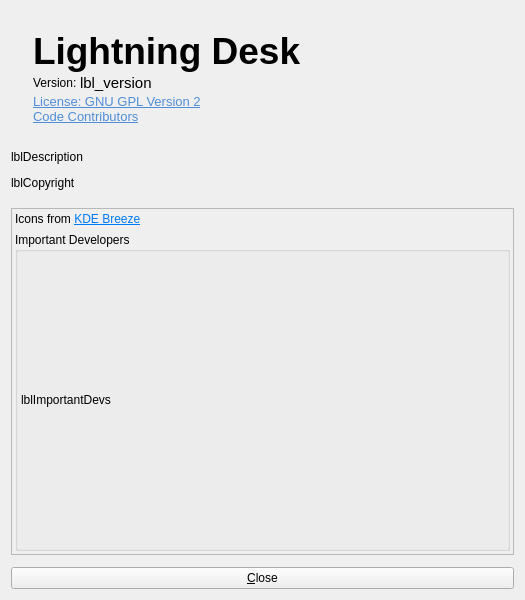
<?xml version="1.0" encoding="UTF-8"?>
<ui version="4.0">
 <class>AboutDialog</class>
 <widget class="QDialog" name="AboutDialog">
  <property name="windowModality">
   <enum>Qt::WindowModality::ApplicationModal</enum>
  </property>
  <property name="geometry">
   <rect>
    <x>0</x>
    <y>0</y>
    <width>525</width>
    <height>600</height>
   </rect>
  </property>
  <property name="sizePolicy">
   <sizepolicy hsizetype="Preferred" vsizetype="Preferred">
    <horstretch>0</horstretch>
    <verstretch>0</verstretch>
   </sizepolicy>
  </property>
  <property name="windowTitle">
   <string>About Lightning Desk</string>
  </property>
  <property name="windowIcon">
   <iconset theme="help-about"/>
  </property>
  <property name="modal">
   <bool>true</bool>
  </property>
  <layout class="QVBoxLayout" name="verticalLayout">
   <property name="spacing">
    <number>12</number>
   </property>
   <item>
    <widget class="QWidget" name="frameLogo" native="true">
     <property name="sizePolicy">
      <sizepolicy hsizetype="Preferred" vsizetype="Fixed">
       <horstretch>0</horstretch>
       <verstretch>0</verstretch>
      </sizepolicy>
     </property>
     <layout class="QGridLayout" name="gridLayout">
      <property name="verticalSpacing">
       <number>0</number>
      </property>
      <item row="4" column="1">
       <widget class="QLabel" name="linkGpl">
        <property name="sizePolicy">
         <sizepolicy hsizetype="Preferred" vsizetype="Fixed">
          <horstretch>0</horstretch>
          <verstretch>0</verstretch>
         </sizepolicy>
        </property>
        <property name="text">
         <string>&lt;!DOCTYPE HTML PUBLIC &quot;-//W3C//DTD HTML 4.0//EN&quot; &quot;http://www.w3.org/TR/REC-html40/strict.dtd&quot;&gt;
&lt;html&gt;&lt;head&gt;&lt;meta name=&quot;qrichtext&quot; content=&quot;1&quot; /&gt;&lt;style type=&quot;text/css&quot;&gt;
p, li { white-space: pre-wrap; }
&lt;/style&gt;&lt;/head&gt;&lt;body style=&quot; font-family:'Ubuntu'; font-size:10pt; font-weight:400; font-style:normal;&quot;&gt;
&lt;p style=&quot; margin-top:0px; margin-bottom:0px; margin-left:0px; margin-right:0px; -qt-block-indent:0; text-indent:0px;&quot;&gt;&lt;a href=&quot;https://www.gnu.org/licenses/old-licenses/gpl-2.0.html&quot;&gt;&lt;span style=&quot; text-decoration: underline; color:#508ed8;&quot;&gt;License: GNU GPL Version 2&lt;/a&gt;&lt;/span&gt;&lt;/p&gt;&lt;/body&gt;&lt;/html&gt;</string>
        </property>
        <property name="openExternalLinks">
         <bool>true</bool>
        </property>
       </widget>
      </item>
      <item row="6" column="1">
       <spacer name="verticalSpacer">
        <property name="orientation">
         <enum>Qt::Orientation::Vertical</enum>
        </property>
        <property name="sizeHint" stdset="0">
         <size>
          <width>20</width>
          <height>5</height>
         </size>
        </property>
       </spacer>
      </item>
      <item row="0" column="1">
       <spacer name="verticalSpacer_3">
        <property name="orientation">
         <enum>Qt::Orientation::Vertical</enum>
        </property>
        <property name="sizeHint" stdset="0">
         <size>
          <width>20</width>
          <height>10</height>
         </size>
        </property>
       </spacer>
      </item>
      <item row="1" column="1">
       <widget class="QLabel" name="lblName">
        <property name="sizePolicy">
         <sizepolicy hsizetype="Preferred" vsizetype="Fixed">
          <horstretch>0</horstretch>
          <verstretch>0</verstretch>
         </sizepolicy>
        </property>
        <property name="font">
         <font>
          <pointsize>28</pointsize>
          <bold>true</bold>
         </font>
        </property>
        <property name="text">
         <string notr="true">Lightning Desk</string>
        </property>
        <property name="scaledContents">
         <bool>false</bool>
        </property>
        <property name="alignment">
         <set>Qt::AlignmentFlag::AlignBottom|Qt::AlignmentFlag::AlignLeading|Qt::AlignmentFlag::AlignLeft</set>
        </property>
        <property name="indent">
         <number>0</number>
        </property>
        <property name="program_name" stdset="0">
         <bool>false</bool>
        </property>
       </widget>
      </item>
      <item row="0" column="0" rowspan="9">
       <widget class="QLabel" name="lblIcon">
        <property name="sizePolicy">
         <sizepolicy hsizetype="Preferred" vsizetype="Fixed">
          <horstretch>0</horstretch>
          <verstretch>0</verstretch>
         </sizepolicy>
        </property>
        <property name="autoFillBackground">
         <bool>false</bool>
        </property>
       </widget>
      </item>
      <item row="3" column="1">
       <widget class="QWidget" name="widget_2" native="true">
        <property name="sizePolicy">
         <sizepolicy hsizetype="Preferred" vsizetype="Fixed">
          <horstretch>0</horstretch>
          <verstretch>0</verstretch>
         </sizepolicy>
        </property>
        <layout class="QHBoxLayout" name="horizontalLayout">
         <property name="spacing">
          <number>0</number>
         </property>
         <property name="leftMargin">
          <number>0</number>
         </property>
         <property name="topMargin">
          <number>0</number>
         </property>
         <property name="rightMargin">
          <number>0</number>
         </property>
         <property name="bottomMargin">
          <number>0</number>
         </property>
         <item>
          <widget class="QLabel" name="label">
           <property name="sizePolicy">
            <sizepolicy hsizetype="Maximum" vsizetype="Fixed">
             <horstretch>0</horstretch>
             <verstretch>0</verstretch>
            </sizepolicy>
           </property>
           <property name="text">
            <string>Version: </string>
           </property>
           <property name="alignment">
            <set>Qt::AlignmentFlag::AlignLeading|Qt::AlignmentFlag::AlignLeft|Qt::AlignmentFlag::AlignVCenter</set>
           </property>
           <property name="indent">
            <number>0</number>
           </property>
          </widget>
         </item>
         <item>
          <widget class="QLabel" name="lblVersion">
           <property name="sizePolicy">
            <sizepolicy hsizetype="Maximum" vsizetype="Fixed">
             <horstretch>0</horstretch>
             <verstretch>0</verstretch>
            </sizepolicy>
           </property>
           <property name="font">
            <font>
             <pointsize>11</pointsize>
            </font>
           </property>
           <property name="text">
            <string notr="true">lbl_version</string>
           </property>
           <property name="alignment">
            <set>Qt::AlignmentFlag::AlignLeading|Qt::AlignmentFlag::AlignLeft|Qt::AlignmentFlag::AlignVCenter</set>
           </property>
           <property name="smaller_text" stdset="0">
            <bool>true</bool>
           </property>
          </widget>
         </item>
         <item>
          <widget class="QPushButton" name="btnCopyVersion">
           <property name="sizePolicy">
            <sizepolicy hsizetype="Fixed" vsizetype="Fixed">
             <horstretch>0</horstretch>
             <verstretch>0</verstretch>
            </sizepolicy>
           </property>
           <property name="maximumSize">
            <size>
             <width>32</width>
             <height>16777215</height>
            </size>
           </property>
           <property name="toolTip">
            <string>Copy version info</string>
           </property>
           <property name="icon">
            <iconset>
             <normaloff>:/icons/64x64/copy-dark.png</normaloff>:/icons/64x64/copy-dark.png</iconset>
           </property>
           <property name="flat">
            <bool>true</bool>
           </property>
          </widget>
         </item>
         <item>
          <spacer name="horizontalSpacer">
           <property name="sizePolicy">
            <sizepolicy hsizetype="Minimum" vsizetype="Minimum">
             <horstretch>0</horstretch>
             <verstretch>0</verstretch>
            </sizepolicy>
           </property>
           <property name="orientation">
            <enum>Qt::Orientation::Horizontal</enum>
           </property>
           <property name="sizeHint" stdset="0">
            <size>
             <width>40</width>
             <height>10</height>
            </size>
           </property>
          </spacer>
         </item>
        </layout>
       </widget>
      </item>
      <item row="5" column="1">
       <widget class="QLabel" name="linkContributors">
        <property name="sizePolicy">
         <sizepolicy hsizetype="Preferred" vsizetype="Fixed">
          <horstretch>0</horstretch>
          <verstretch>0</verstretch>
         </sizepolicy>
        </property>
        <property name="text">
         <string>&lt;!DOCTYPE HTML PUBLIC &quot;-//W3C//DTD HTML 4.0//EN&quot; &quot;http://www.w3.org/TR/REC-html40/strict.dtd&quot;&gt;
&lt;html&gt;&lt;head&gt;&lt;meta name=&quot;qrichtext&quot; content=&quot;1&quot; /&gt;&lt;style type=&quot;text/css&quot;&gt;
p, li { white-space: pre-wrap; }
&lt;/style&gt;&lt;/head&gt;&lt;body style=&quot; font-family:'Ubuntu'; font-size:10pt; font-weight:400; font-style:normal;&quot;&gt;
&lt;p style=&quot; margin-top:0px; margin-bottom:0px; margin-left:0px; margin-right:0px; -qt-block-indent:0; text-indent:0px;&quot;&gt;&lt;a href=&quot;https://github.com/deskflow/deskflow/graphs/contributors&quot;&gt;&lt;span style=&quot; text-decoration: underline; color:#508ed8;&quot;&gt;Code Contributors&lt;/span&gt;&lt;/a&gt;&lt;/p&gt;&lt;/body&gt;&lt;/html&gt;</string>
        </property>
        <property name="openExternalLinks">
         <bool>true</bool>
        </property>
       </widget>
      </item>
     </layout>
    </widget>
   </item>
   <item>
    <widget class="QLabel" name="lblDescription">
     <property name="sizePolicy">
      <sizepolicy hsizetype="Preferred" vsizetype="Fixed">
       <horstretch>0</horstretch>
       <verstretch>0</verstretch>
      </sizepolicy>
     </property>
     <property name="text">
      <string notr="true">lblDescription</string>
     </property>
     <property name="alignment">
      <set>Qt::AlignmentFlag::AlignLeading|Qt::AlignmentFlag::AlignLeft|Qt::AlignmentFlag::AlignTop</set>
     </property>
    </widget>
   </item>
   <item>
    <widget class="QLabel" name="lblCopyright">
     <property name="sizePolicy">
      <sizepolicy hsizetype="Preferred" vsizetype="Fixed">
       <horstretch>0</horstretch>
       <verstretch>0</verstretch>
      </sizepolicy>
     </property>
     <property name="text">
      <string notr="true">lblCopyright</string>
     </property>
    </widget>
   </item>
   <item>
    <spacer name="verticalSpacer_2">
     <property name="orientation">
      <enum>Qt::Orientation::Vertical</enum>
     </property>
     <property name="sizeType">
      <enum>QSizePolicy::Policy::Fixed</enum>
     </property>
     <property name="sizeHint" stdset="0">
      <size>
       <width>20</width>
       <height>6</height>
      </size>
     </property>
    </spacer>
   </item>
   <item>
    <widget class="QScrollArea" name="scrollArea">
     <property name="sizePolicy">
      <sizepolicy hsizetype="Preferred" vsizetype="Preferred">
       <horstretch>0</horstretch>
       <verstretch>0</verstretch>
      </sizepolicy>
     </property>
     <property name="sizeAdjustPolicy">
      <enum>QAbstractScrollArea::SizeAdjustPolicy::AdjustIgnored</enum>
     </property>
     <property name="widgetResizable">
      <bool>true</bool>
     </property>
     <widget class="QWidget" name="scrollAreaWidgetContents">
      <property name="geometry">
       <rect>
        <x>0</x>
        <y>0</y>
        <width>505</width>
        <height>294</height>
       </rect>
      </property>
      <property name="sizePolicy">
       <sizepolicy hsizetype="Preferred" vsizetype="Preferred">
        <horstretch>0</horstretch>
        <verstretch>0</verstretch>
       </sizepolicy>
      </property>
      <layout class="QVBoxLayout" name="verticalLayout_4">
       <property name="spacing">
        <number>6</number>
       </property>
       <property name="leftMargin">
        <number>3</number>
       </property>
       <property name="topMargin">
        <number>3</number>
       </property>
       <property name="rightMargin">
        <number>3</number>
       </property>
       <property name="bottomMargin">
        <number>3</number>
       </property>
       <item>
        <widget class="QLabel" name="label_2">
         <property name="sizePolicy">
          <sizepolicy hsizetype="Preferred" vsizetype="Maximum">
           <horstretch>0</horstretch>
           <verstretch>0</verstretch>
          </sizepolicy>
         </property>
         <property name="text">
          <string>&lt;html&gt;&lt;head/&gt;&lt;body&gt;&lt;p&gt;Icons from &lt;a href=&quot;https://develop.kde.org/frameworks/breeze-icons/&quot;&gt;&lt;span style=&quot; text-decoration: underline; color:#007af4;&quot;&gt;KDE Breeze&lt;/span&gt;&lt;/a&gt;&lt;/p&gt;&lt;/body&gt;&lt;/html&gt;</string>
         </property>
         <property name="openExternalLinks">
          <bool>true</bool>
         </property>
        </widget>
       </item>
       <item>
        <widget class="QGroupBox" name="groupBox">
         <property name="sizePolicy">
          <sizepolicy hsizetype="Preferred" vsizetype="Expanding">
           <horstretch>0</horstretch>
           <verstretch>0</verstretch>
          </sizepolicy>
         </property>
         <property name="title">
          <string>Important Developers</string>
         </property>
         <layout class="QVBoxLayout" name="verticalLayout_2">
          <property name="spacing">
           <number>0</number>
          </property>
          <property name="leftMargin">
           <number>3</number>
          </property>
          <property name="topMargin">
           <number>3</number>
          </property>
          <property name="rightMargin">
           <number>3</number>
          </property>
          <property name="bottomMargin">
           <number>3</number>
          </property>
          <item>
           <widget class="QLabel" name="lblImportantDevs">
            <property name="sizePolicy">
             <sizepolicy hsizetype="Preferred" vsizetype="Preferred">
              <horstretch>0</horstretch>
              <verstretch>0</verstretch>
             </sizepolicy>
            </property>
            <property name="frameShape">
             <enum>QFrame::Shape::NoFrame</enum>
            </property>
            <property name="text">
             <string notr="true">lblImportantDevs</string>
            </property>
            <property name="wordWrap">
             <bool>true</bool>
            </property>
           </widget>
          </item>
         </layout>
        </widget>
       </item>
      </layout>
     </widget>
    </widget>
   </item>
   <item>
    <widget class="QPushButton" name="btnOk">
     <property name="text">
      <string>&amp;Close</string>
     </property>
     <property name="icon">
      <iconset theme="window-close"/>
     </property>
    </widget>
   </item>
  </layout>
 </widget>
 <resources/>
 <connections/>
</ui>
